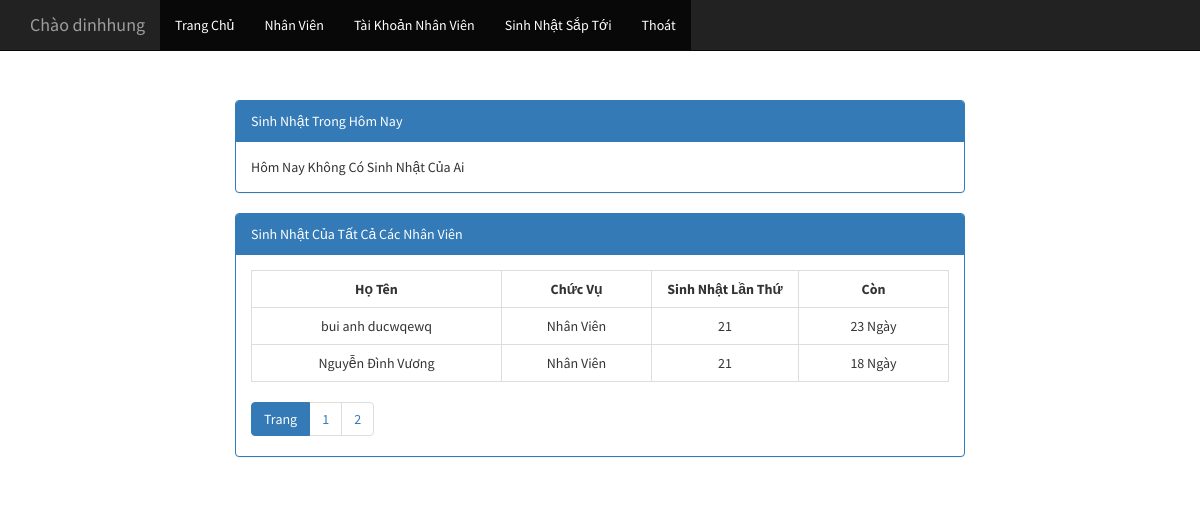
/ltw/index.php?controller=birthday&p=2 (signed in), run on the app's committed database.
### tables this page shows
CREATE TABLE `tbl_nhanvien` (
  `idnv` int(50) NOT NULL,
  `hoten` varchar(250) NOT NULL,
  `gioitinh` int(10) NOT NULL,
  `ngaysinh` date NOT NULL,
  `email` varchar(250) NOT NULL,
  `diachi` varchar(250) NOT NULL,
  `vitri` varchar(250) NOT NULL,
  `sdt` int(50) NOT NULL,
  `anh` varchar(250) NOT NULL,
  `phanquyen` int(10) NOT NULL,
  `mota` varchar(250) NOT NULL
);

### ltw/controller/controller_birthday.php (called while the page is built, shortened)
<?php
	class controller_birthday extends controller{
		public function __construct(){
			$arr1=$this->model->fetch("select * from tbl_nhanvien");
			$total_record = $this->model->num_rows("select * from tbl_nhanvien");
			$max_record = 3;
			$page = ceil($total_record/$max_record);
			$p = isset($_GET["p"]) && is_numeric($_GET["p"]) && $_GET["p"]>0 ? $_GET["p"] - 1:"";
			$from = $p * $max_record;
			$arr = $this->model->fetch("select * from tbl_nhanvien order by idnv desc limit $from,$max_record");
			include 'view/view_birthday.php';
	}
}
	new controller_birthday();
 ?>

### application/controller.php (called while the page is built, shortened)
<?php
	class controller{
		public function __construct(){
			$this->model = new model();
		}
	}
 ?>

### application/model.php (called while the page is built, shortened)
<?php
	class model{
		public function fetch($sql){
			global $link;
			$result=mysqli_query($link,$sql);
			$arr=array();
			while ($rows=mysqli_fetch_array($result)) {
				$arr[]=$rows;
			}
			return $arr;
		}
		public function num_rows($sql){
			global $link;
			$result=mysqli_query($link,$sql);
			return mysqli_num_rows($result);
		}
	}
 ?>

### ltw/view/view_birthday.php (the view, shortened to what this page needs)
<div class="col-md-8 col-xs-offset-2">
	<div class="panel panel-primary">
		<div class="panel-heading">Sinh Nhật Trong Hôm Nay</div>
		<div class="panel-body">
		<?php
				$dem=0;
			 	if ($dem == 0) {
			 		echo "Hôm Nay Không Có Sinh Nhật Của Ai";
			 	}
		 	 ?>
		</div>
	</div>
</div>
	<div class="col-md-8 col-xs-offset-2">
	<div class="panel panel-primary">
		<div class="panel-heading">Sinh Nhật Của Tất Cả Các Nhân Viên</div>
		<div class="panel-body">
			<table class="table table-bordered table-hover">
				<tr>
					<th style="width: 250px;text-align: center;">Họ Tên</th>
					<th style="width: 150px;text-align: center;">Chức Vụ</th>
					<th style="text-align: center;">Sinh Nhật Lần Thứ</th>
					<th style="text-align: center;width: 150px">Còn</th>
				</tr>
				<?php
					foreach ($arr as $key => $value) {
				 ?>
				<tr>
					<td  style="text-align: center;">
						<?php echo $value["hoten"] ?>
						</td>
					<td style="text-align: center;">
						<?php echo $value["phanquyen"]==1?"Admin":"Nhân Viên"; ?>
					</td>
					<td style="text-align: center;">
						<?php
						$a=substr($value['ngaysinh'],0,4);
						$b=date('Y');
						$c= $b-$a;
						echo $c;
						 ?>
					</td>
					<td style="text-align: center;">
						<?php
						$ngay=substr($value['ngaysinh'],8,10);
						$ngayht=date('d')+1;
						$thanght=date('m');
						if ($thang =$thanght) {
							echo abs($ngayht-$ngay)." Ngày";
						}
						else {
							echo abs($thang-$thanght)." Tháng".abs($ngayht-$ngay)." Ngày";
						}
						 ?>
					</td>
				</tr>
				<?php } ?>
			</table>
			<ul class="pagination">
				<li class="active"><a href="#">Trang</a></li>
				<?php
				for($i = 1; $i<=$page; $i++){
			 	?>
				<li>
				<a href="index.php?controller=birthday&p=<?php echo $i; ?>"><?php echo $i; ?></a></li>
				<?php } ?>
			</ul>
		</div>
	</div>
</div>

### ltw/layout/css/1.css (style rules this page uses)
* { padding:0; margin:0; }

### ltw/view/view_birthday.php (style rules this page uses)
.pagination { padding: 0px; margin: 0px; }

### data on the page
tbl_nhanvien: hoten "bui anh ducwqewq", phanquyen "Nhân Viên", ngaysinh "21", abs($ngayht-$ngay) "23"
tbl_nhanvien: hoten "Nguyễn Đình Vương", phanquyen "Nhân Viên", ngaysinh "21", abs($ngayht-$ngay) "18"

### other printed values
$_SESSION["username"] "dinhhung"
